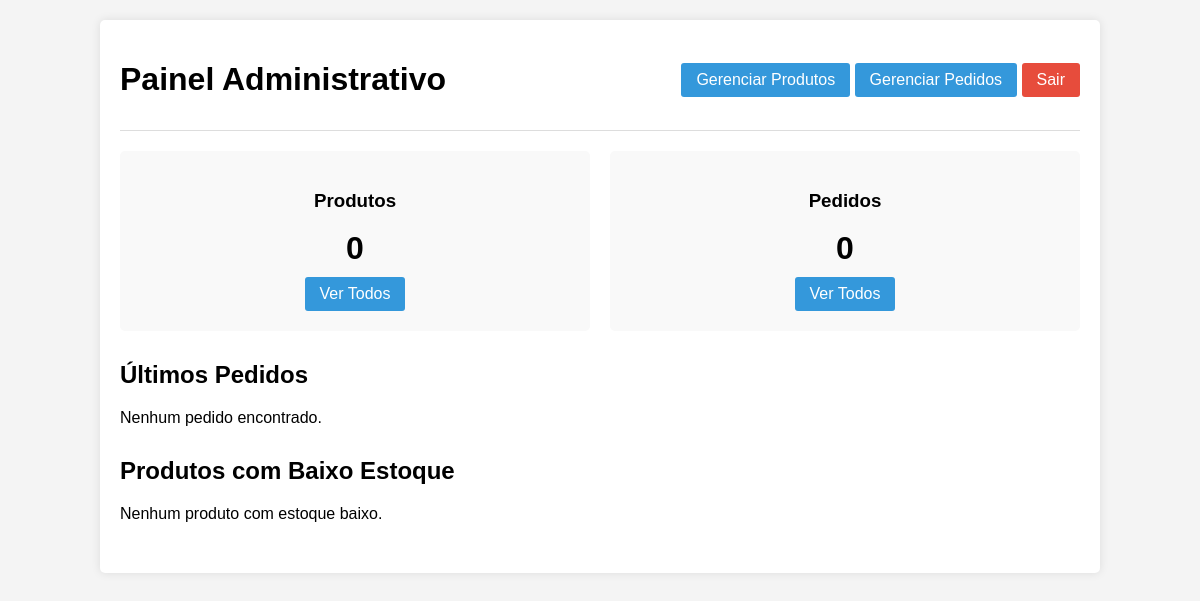
Page /admin/index.php on the earlier database version.
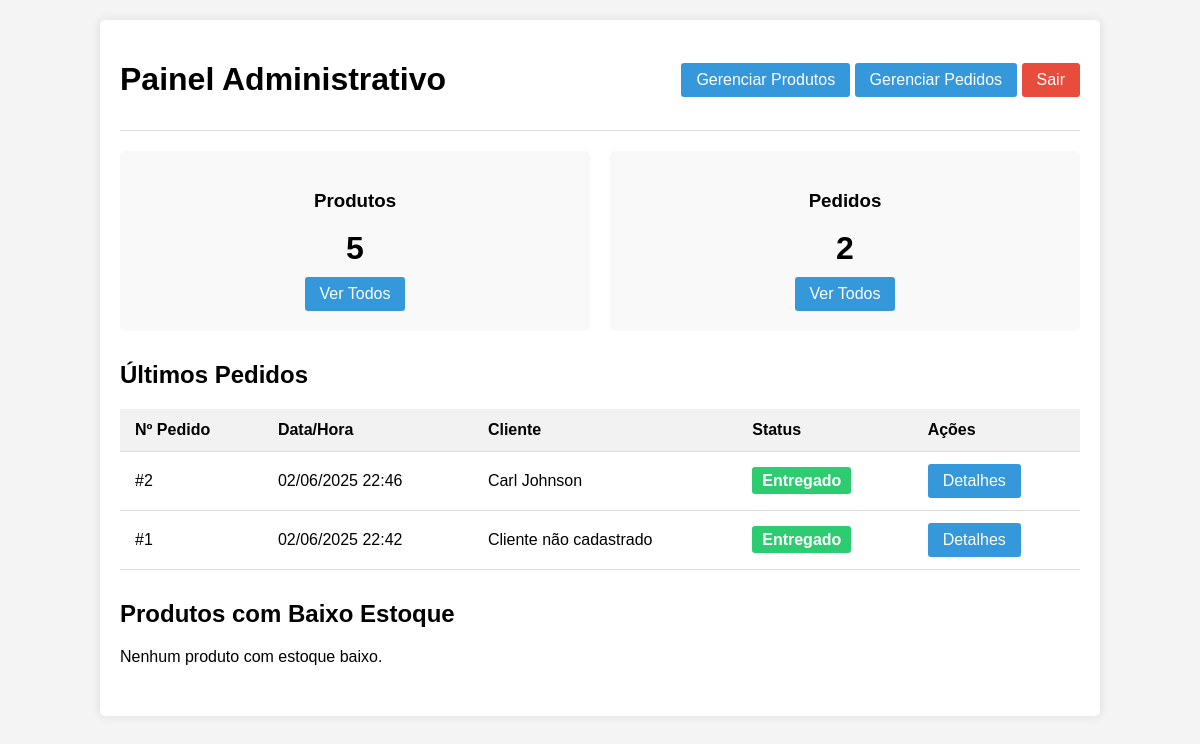
Same page on the later database version.
### tables this page shows
CREATE TABLE `pedidos` (
  `id` int(11) NOT NULL,
  `usuario_id` int(11) DEFAULT NULL,
  `data_hora` datetime DEFAULT current_timestamp(),
  `endereco` text NOT NULL,
  `forma_pagamento` varchar(50) NOT NULL,
  `status` enum('Recebido','Enviado','Entregado') DEFAULT 'Recebido',
  `status_atualizado_em` datetime DEFAULT NULL
);

CREATE TABLE `usuarios` (
  `id` int(11) NOT NULL,
  `login` varchar(50) NOT NULL,
  `senha` varchar(255) NOT NULL,
  `nome` varchar(100) NOT NULL,
  `endereco` text NOT NULL,
  `forma_pagamento` varchar(50) NOT NULL,
  `is_admin` tinyint(1) DEFAULT 0
);

### admin/index.php (the view, shortened to what this page needs)
<?php
$conn = connect_db();
$sql = "SELECT COUNT(*) AS total FROM produtos";
$result = $conn->query($sql);
$total_produtos = $result->fetch_assoc()['total'];
$sql = "SELECT COUNT(*) AS total FROM pedidos";
$result = $conn->query($sql);
$total_pedidos = $result->fetch_assoc()['total'];
$sql = "SELECT p.id, p.data_hora, p.status, u.nome AS cliente_nome
        FROM pedidos p
        LEFT JOIN usuarios u ON p.usuario_id = u.id
        ORDER BY p.data_hora DESC
        LIMIT 5";
$ultimos_pedidos = $conn->query($sql);
$sql = "SELECT nome, quantidade FROM produtos WHERE quantidade < 10 ORDER BY quantidade ASC LIMIT 5";
$baixo_estoque = $conn->query($sql);
?>
<!DOCTYPE html>
<html lang="pt-br">
<head>
</head>
<body>
    <div class="container">
        <header>
            <h1>Painel Administrativo</h1>
            <div>
                <a href="produtos.php" class="btn">Gerenciar Produtos</a>
                <a href="pedidos.php" class="btn">Gerenciar Pedidos</a>
                <a href="../logout.php" class="btn btn-danger">Sair</a>
            </div>
        </header>
        <div class="stats">
            <div class="stat-card">
                <h3>Produtos</h3>
                <div class="stat-value"><?= $total_produtos ?></div>
                <a href="produtos.php" class="btn">Ver Todos</a>
            </div>
            <div class="stat-card">
                <h3>Pedidos</h3>
                <div class="stat-value"><?= $total_pedidos ?></div>
                <a href="pedidos.php" class="btn">Ver Todos</a>
            </div>
        </div>
        <div class="dashboard-section">
            <h2>Últimos Pedidos</h2>
            <?php if ($ultimos_pedidos->num_rows > 0): ?>
                <table>
                    <thead>
                        <tr>
                            <th>Nº Pedido</th>
                            <th>Data/Hora</th>
                            <th>Cliente</th>
                            <th>Status</th>
                            <th>Ações</th>
                        </tr>
                    </thead>
                    <tbody>
                        <?php while($pedido = $ultimos_pedidos->fetch_assoc()): ?>
                        <tr>
                            <td>#<?= $pedido['id'] ?></td>
                            <td><?= date('d/m/Y H:i', strtotime($pedido['data_hora'])) ?></td>
                            <td><?= $pedido['cliente_nome'] ? htmlspecialchars($pedido['cliente_nome']) : 'Cliente não cadastrado' ?></td>
                            <td><span class="status status-<?= strtolower($pedido['status']) ?>"><?= $pedido['status'] ?></span></td>
                            <td><a href="detalhes_pedido.php?id=<?= $pedido['id'] ?>" class="btn">Detalhes</a></td>
                        </tr>
                        <?php endwhile; ?>
                    </tbody>
                </table>
            <?php else: ?>
                <p>Nenhum pedido encontrado.</p>
            <?php endif; ?>
        </div>
        <div class="dashboard-section">
            <h2>Produtos com Baixo Estoque</h2>
            <?php if ($baixo_estoque->num_rows > 0): ?>
                <table>
                    <thead>
                        <tr>
                            <th>Produto</th>
                            <th>Quantidade</th>
                            <th>Ações</th>
                        </tr>
                    </thead>
                    <tbody>
                        <?php while($produto = $baixo_estoque->fetch_assoc()): ?>
                        <tr>
                            <td><?= htmlspecialchars($produto['nome']) ?></td>
                            <td><?= $produto['quantidade'] ?></td>
                            <td><a href="editar_produto.php?id=<?= $produto['id'] ?>" class="btn">Editar</a></td>
                        </tr>
                        <?php endwhile; ?>
                    </tbody>
                </table>
            <?php else: ?>
                <p>Nenhum produto com estoque baixo.</p>
            <?php endif; ?>
        </div>
    </div>
</body>
</html>

Differences in the rows shown:
added pedidos: id "2", data_hora "02/06/2025 22:46", usuario.nome "Carl Johnson", status "Entregado"
added pedidos: id "1", data_hora "02/06/2025 22:42", shows "Cliente não cadastrado", status "Entregado"
Other differences:
$total_produtos: "0" → "5"
$total_pedidos: "0" → "2"
text no longer shown: "Nenhum pedido encontrado."
text now shown: "Nº Pedido Data/Hora Cliente Status Ações"
